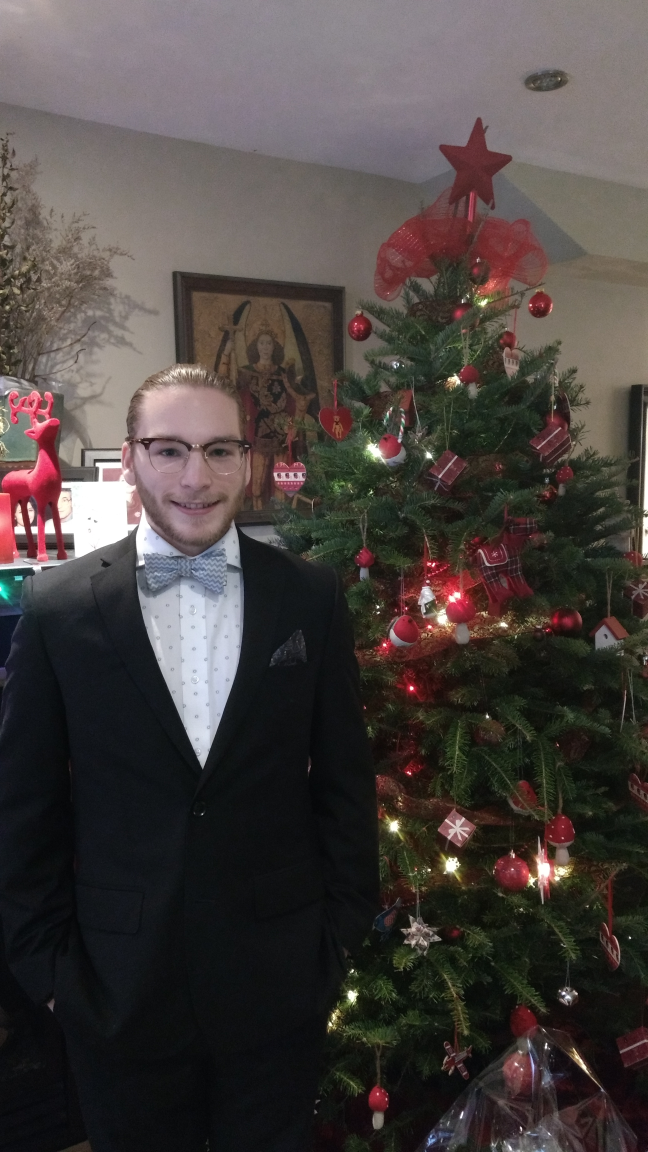
#> input picture Assign3/images/Me.jpg, 2592 x 4608 px, found by its file name (shown at 1/4 size)
$ jupyter execute --allow-errors Assignment3.ipynb
#> lines starting #> are read from the running program, lines starting #| are printed output that depends on the picture; after the words box and inside, x2 and y2 are one past the last pixel; in counts of white or black regions, pixels touching at a corner belong together
# Assignment 3 Solutions
## Problem 1)

[cell 1]
import cv2
import os
import numpy as np
import matplotlib.pyplot as plt

class CelebMatching():
    """ Celebrity Matching. """
    def __init__(self, face_img, data_path, img_size, cell_size,
                 window_size):
        """
        Initialize parameters.
        """
        self.face_img = face_img
        self.data_path = data_path
        self.img_size = img_size
        self.cell_size = cell_size
        self.window_size = window_size

    def __local_binary_pattern(self, cell):
        """
        Find local binary pattern for given cell.

        @param cell: cell to find LBP for

        @return lbp_feats: local binary pattern for respective cell
        """
        # array to store lbp
        lbp_feats = np.zeros_like(cell)
        cell = np.pad(cell, (1,1), 'constant')
        for i in range(1, cell.shape[0]-1):
            for j in range(1, cell.shape[1]-1):
                # select 3x3 region centered at cell[i, j]
                region = np.int_(cell[i-1:i+2, j-1:j+2])
                # threshold values with center of region
                region = cell[i, j] - region
                thres = np.zeros((3, 3), dtype=np.uint8)
                thres[np.where(region >= 0)] = 1
                # compute decimal value
                thres = thres.astype(str)
                b = thres[0,0]+thres[0,1]+thres[0,2]+thres[1,0]+\
                    thres[1,2]+thres[2,0]+thres[2,1]+thres[2,2]
                dec = int(b, 2)
                lbp_feats[i-1, j-1] = dec
        return lbp_feats

    def __compute_lbp(self, img):
        """
        Computes Local Binary Pattern.

        @param img: image to compute LBP for

        @return feats: list of LBP features
        """
        # store global feature fector
        feats = np.zeros((self.cell_size[0]*self.cell_size[1], 256))
        # divide image into cells
        for i in range(self.cell_size[0]):
            for j in range(self.cell_size[1]):
                # set cell to image portion
                cell = img[i*self.window_size[0]:(i+1)*self.window_size[0],
                        j*self.window_size[1]:(j+1)*self.window_size[1]]
                lbp = self.__local_binary_pattern(cell)
                # compute histogram
                hist, _ = np.histogram(lbp.ravel(), bins=256)
                # normalize histogram
                hist = hist / sum(hist)
                # concatenate into global feature
                feats[i*self.cell_size[1] + j] = hist
        return feats

    def __score(self, my_feats, all_feats):
        """
        Find closest matched image.

        @param my_feats: numpy array of LBP features for my facial image
        @param all_feats: numpy array of LBP features for all images
                            in dataset

        @return min_idx: index corresponding to closest image in dataset
        """
        ssd = all_feats - my_feats
        ssd = np.reshape(ssd, (all_feats.shape[0], -1))
        ssd = np.sum(ssd, axis=1)
        min_idx = np.argmin(ssd)
        return min_idx

    def run(self):
        """
        Run Celebrity Matching algorithm.
        """
        print('Running algorithm...')
        # find my face features
        my_feats = self.__compute_lbp(self.face_img)
        # read image list
        img_list = os.listdir(self.data_path)
        # store lbp features for all images
        all_feats = np.zeros((len(img_list), my_feats.shape[0],
                              my_feats.shape[1]))
        for i, img_path in enumerate(img_list):
            if i % 1000 == 0:
                print('Image', i+1, '/ 20000')
            img = cv2.imread(self.data_path + img_path)
            img = cv2.cvtColor(img, cv2.COLOR_BGR2GRAY)
            img = cv2.resize(img, self.img_size)
            # store img feature vector
            feats = self.__compute_lbp(img)
            all_feats[i] = feats

        best_idx = self.__score(my_feats, all_feats)
        best_img = img_list[best_idx]
        return cv2.imread(self.data_path + best_img)

[cell 2]
# Helper Functions #
def crop_face(img_path, img_size):
    """
    Crop face from input image.

    @param img_path: path of input image
    @param img_size: reshape face image to this size

    @return face: matrix containing cropped face image
    @return face_img: matrix containing grayscale/resized face image
    """
#> called with img_path = 'Me.jpg', img_size = (128, 128)
    img = cv2.imread(img_path)
#> img is the input picture: shape (4608, 2592, 3); mean B, G, R 63.9, 66.2, 73.2
    face = img[1400:2300, 450:1100]
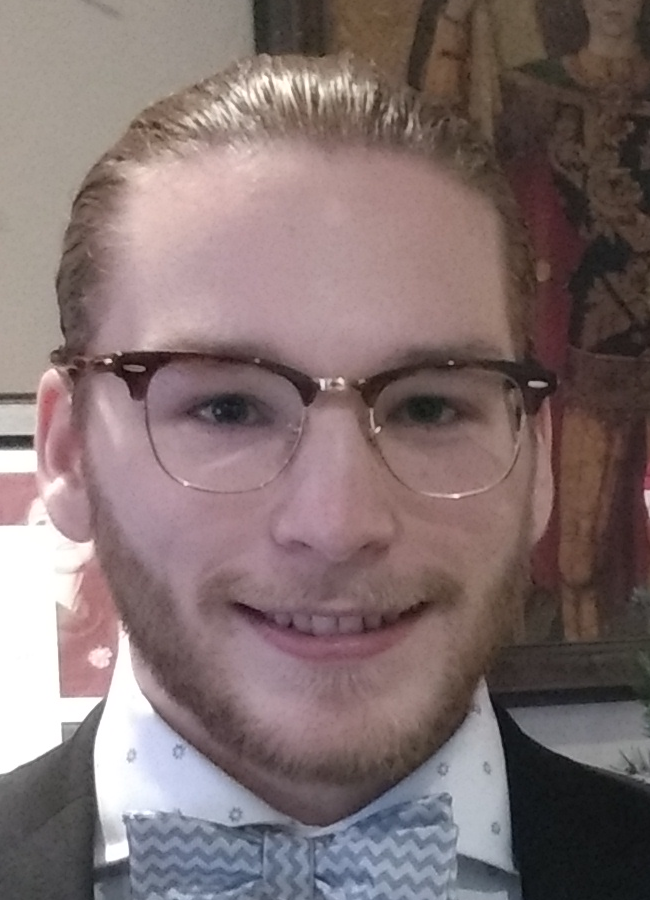
#> face: shape (900, 650, 3); mean B, G, R 112.1, 112.3, 129.5
    face_img = cv2.cvtColor(face, cv2.COLOR_BGR2GRAY)
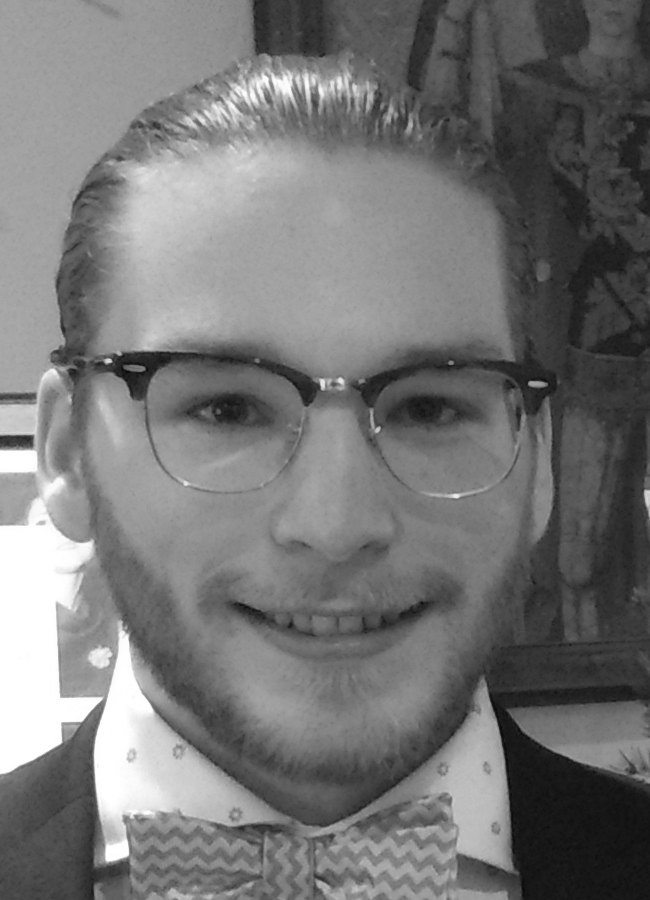
#> face_img: shape (900, 650); min 6, max 255, mean 117.5
    face_img = cv2.resize(face_img, img_size)
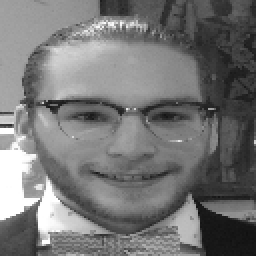
#> face_img: shape (128, 128) (shown 2 times larger); min 13, max 255, mean 117.4
    return face, face_img

def main():
    """ Main function. """
    img_path = 'Me.jpg'
    data_path = 'img_align_celeb/'
    img_size = (128,128)
    face, face_img = crop_face(img_path, img_size)
    # create celebrity matching object
    cmatch = CelebMatching(face_img=face_img, data_path=data_path,
                           img_size=(128,128), cell_size=(7,7),
                           window_size=(18,21))
    best_match = cmatch.run()

    # display best match
    plt.figure()
    plt.subplot(121)
    plt.imshow(cv2.cvtColor(face, cv2.COLOR_BGR2RGB))
    plt.title('My Face'), plt.xticks([]), plt.yticks([])
    plt.subplot(122)
    plt.imshow(cv2.cvtColor(best_match, cv2.COLOR_BGR2RGB))
    plt.title('Celebrity Best Match'), plt.xticks([]), plt.yticks([])
    plt.show()


#> (the rest of this cell did not finish here and is left out)

## Problem 2)

[cell 3]
import cv2
import numpy as np
import matplotlib.pyplot as plt

class KMeans():
    """ K Means Algorithm. """
    def __init__(self, img, K):
        """
        Initialize parameters.

        @param img: input image
        @param K: number of clusters
        """
        self.img = img
        self.K = K

    def __feature_vector(self):
        """
        Converts input image to intensity feature vector.

        @return data: intensity feature vector of input image
        """
        data = cv2.cvtColor(self.img, cv2.COLOR_BGR2GRAY)
        data = np.reshape(data, self.img.shape[0]*self.img.shape[1])
        return data

    def __find_clusters(self, data, mu):
        """
        Find clusters associated with each mean.

        @param data: input feature vector
        @param mu: array of means

        @return labels: label for each feature
        """
        temp = np.array([(data-c)**2 for c in mu]).T
        labels = np.argmin(temp, axis=1)
        return labels

    def __find_means(self, data, labels):
        """
        Find means associated with each cluster

        @param data: input feature vector
        @param labels: label for each feature

        @return mu: updated cluster means
        """
        mu = []
        for i in range(self.K):
            c = data[labels == i]
            mu.append(np.mean(c))
        return mu

    def set_k(self, K):
        """
        Set number of clusters.

        @param K: number of clusters
        """
        self.K = K

    def run(self, num_iterations):
        """
        Run KMeans algorithm.

        @param num_iterations: number of interations to run Kmeans

        @return labels: label associated with each feature
        @return mu: mean for each cluster
        """
        # convert image to feature vector and store in self.__feats
        data = self.__feature_vector()
        # randomly initialize K-clusters
        mu = np.random.randint(0, 256, self.K)
        # for number of iterations
        for i in range(num_iterations):
            # find cluster labels
            labels = self.__find_clusters(data, mu)
            # update means
            mu = self.__find_means(data, labels)
        return labels, mu

[cell 4]
import numpy as np
import cv2
import matplotlib.pyplot as plt
import math

class GMM():
    """ Gaussian Mixture Model. """
    def __init__(self, img, K):
        """
        Initialize parameters.

        @param img: input image
        @param K: number of clusters
                    @pre K = 2 or 4
        """
        self.img = img
        self.K = K

    def __feature_vector(self):
        """
        Converts input image to intensity feature vector.

        @return data: intensity feature vector of input image
        """
        data = cv2.cvtColor(self.img, cv2.COLOR_BGR2GRAY)
        data = np.reshape(data, self.img.shape[0]*self.img.shape[1])
        return data

    def __initialize_clusters(self, data):
        """
        Initialize GMM clusters.

        @param data: intensity feature vector of input image

        @return labels: label associated with each pixel
        """
        # indices to splitting data initially
        prev_idx = 0
        labels = np.zeros_like(data)
        for k in range(self.K):
            idx = (1/self.K) * 255 * (k+1)
            labels[np.where((data >= prev_idx) & (data < idx))] = k
            prev_idx = idx
        return labels

    def __gaussian(self, data, m, v):
        """
        Gaussian probability for each cluster.

        @param data: intensity feature vector of input image
        @param m: mean scalar
        @param v: variance scalar

        @return labels: label associated with each pixel
        """
        c = 1 / (math.sqrt(2*math.pi) * math.sqrt(v))
        probs = c * np.exp(-((data - m)**2) / (2*v))
        return probs

    def __expectation(self, data, mu, var, alpha):
        """
        Perform expectation step in EM algorithm

        @param data: intensity feature vector of input image
        @param mu: list of gaussian means
        @param var: list of gaussian variance
        @param alpha: list of gaussian weighing factors

        @return labels: label associated to each pixel
        """
        probs = np.array([self.__gaussian(data, mu[k], var[k]) for k in range(self.K)]).T
        probs *= alpha
        for row in probs:
            row /= sum(row)
        labels = np.argmax(probs, axis=1)
        return labels

    def __maximization(self, data, labels):
        """
        Perform maximization step in EM algorithm.

        @param data: intensity feature vector of input image
        @param labels: label associated with each pixel

        @return mu: list of updated gaussian means
        @return var: list of updated gaussian variance
        @return alpha: list of updated gaussian weighing factors
        """
        # list to hold new means, variances, and alphas
        mu = []
        var = []
        alpha = []
        for k in range(self.K):
            X = data[np.where(labels==k)[0]]
            mu.append(np.mean(X))
            var.append(np.var(X))
            alpha.append(len(X) / len(data))
        return mu, var, alpha

    def set_k(self, K):
        """
        Set number of clusters.

        @param K: number of clusters
        """
        self.K = K

    def run(self, num_iterations):
        """
        Run Gaussian Mixture Model.

        @param num_iterations: number of iterations to run algorithm

        @return labels: label associated with each pixel
        @return mu: mean for each cluster
        """
        # convert image to feature vector
        data = self.__feature_vector()
        # initialize clusters
        labels = self.__initialize_clusters(data)
        # run EM algorithm
        for i in range(num_iterations):
            mu, var, alpha = self.__maximization(data, labels)
            labels = self.__expectation(data, mu, var, alpha)
        return labels, mu

[cell 5]
def main():
    """ Main Function. """
    img = cv2.imread('mcgill.jpg')
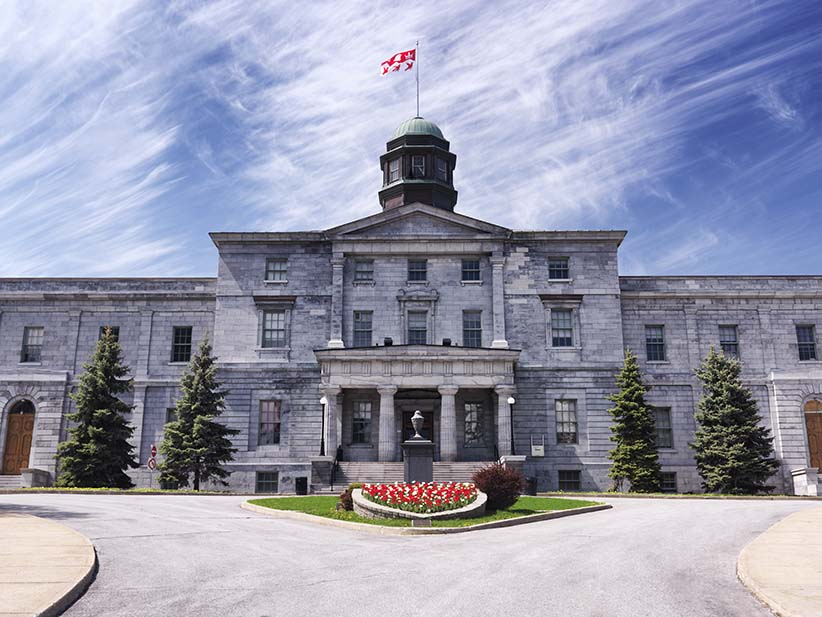
#> input picture Assign3/images/mcgill.jpg, 822 x 617 px, found by its file name
#> img is the input picture: shape (617, 822, 3); mean B, G, R 172.3, 152.6, 150.6
    img = cv2.resize(img, None, fx=0.5, fy=0.5)
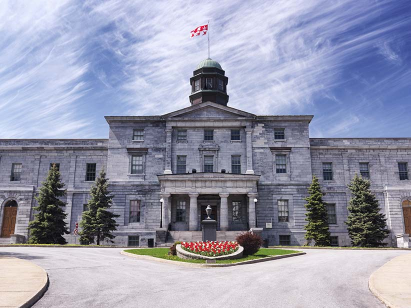
#> img: shape (308, 411, 3); mean B, G, R 172.4, 152.7, 150.6
    height, width = img.shape[:2]
#> height = 308; width = 411

    # create KMeans object
    kmeans = KMeans(img, K=2)
    labels1, _ = kmeans.run(num_iterations=10)
#> in __feature_vector, `data = cv2.cvtColor(self.img, cv2.COLOR_BGR2GRAY)`:
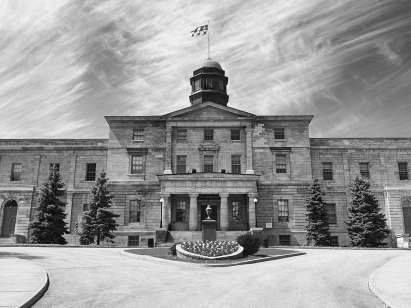
#> data: shape (308, 411); min 6, max 253, mean 154.3
#> the loop in run, `for i in range(num_iterations):` made 10 passes
#> mu on passes 1 to 10: [152.5, 156.1], [101.7, 202.4], [100.6, 201.4], [100.1, 201], [99.48, 200.5], [98.93, 200], [98.93, 200], [98.93, 200], [98.93, 200], [98.93, 200]
    kmeans.set_k(K=4)
    labels2, _ = kmeans.run(num_iterations=10)
#> the loop in run (call 2), `for i in range(num_iterations):` made 10 passes
#> mu on passes 1 to 10: [151.3, 157, 157.2, 150.2], [152.5, 156, 203.7, 99.48], [139.8, 166.3, 210.9, 83.2], [132.5, 170.5, 213.5, 72.31], [128, 171.2, 214.4, 66.07], [124.9, 170.5, 214.7, 62.37], [122.4, 169.3, 214.7, 59.54], [120.2, 168.1, 214.7, 57.48], [118.9, 166.9, 214.4, 56.01], [117.6, 165.1, 214.1, 55.35]

    # create GMM object
    gmm = GMM(img, K=2)
    labels3, _ = gmm.run(5)
#> the loop in run, `for i in range(num_iterations):` made 5 passes
#> mu on passes 1 to 5: [84.6, 188.9], [85.92, 189.9], [87.37, 190.9], [89.47, 192.5], [91.48, 194]
    gmm.set_k(K=4)
    labels4, _ = gmm.run(5)
#> the loop in run (call 2), `for i in range(num_iterations):` made 5 passes
#> mu on passes 1 to 5: [40.84, 100.9, 157.2, 214.4], [40.84, 100.9, 156.6, 214.1], [40.84, 100.9, 156, 213.8], [40.84, 100.9, 155.5, 213.5], [40.84, 100.9, 154.9, 213.2]

    # reshape labels into images
    img_label1 = np.reshape(labels1, (height, width))
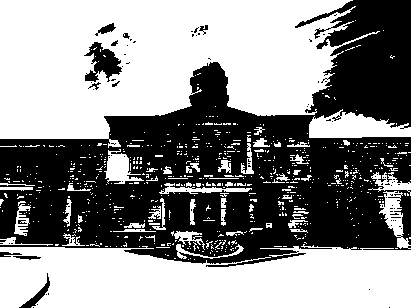
#> img_label1: shape (308, 411) int64; values 0 (black) and 1 (white), 54.8% white; 102 black regions (90 under 20 px), largest, box (x1, y1, x2, y2) and area: (0, 0, 411, 267) 55608, (84, 42, 122, 82) 778, (19, 273, 50, 308) 236
    img_label2 = np.reshape(labels2, (height, width))
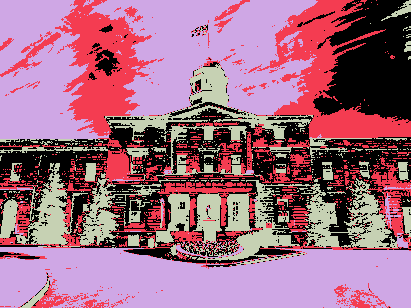
#> img_label2: shape (308, 411) int64; 4 distinct labels, from 0 to 3; one colour per label, 0 black
    img_label3 = np.reshape(labels3, (height, width))
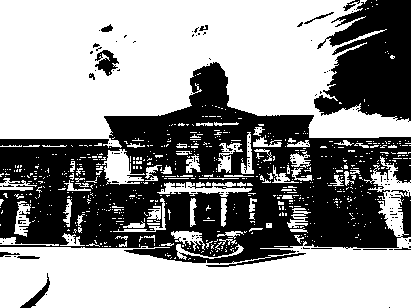
#> img_label3: shape (308, 411) int64; values 0 (black) and 1 (white), 59% white; 162 black regions (148 under 20 px), largest, box (x1, y1, x2, y2) and area: (0, 62, 411, 267) 42159, (314, 0, 411, 122) 8349, (95, 50, 119, 76) 322
    img_label4 = np.reshape(labels4, (height, width))
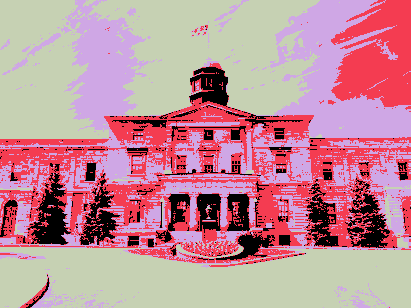
#> img_label4: shape (308, 411) int64; 4 distinct labels, from 0 to 3; one colour per label, 0 black

    # display images
    plt.figure()
    plt.imshow(cv2.cvtColor(img, cv2.COLOR_BGR2RGB))
    plt.title('Input Image'), plt.xticks([]), plt.yticks([])

    plt.figure(figsize=(15,15))
    plt.subplot(221), plt.imshow(img_label1)
    plt.title('Kmeans K=2'), plt.xticks([]), plt.yticks([])
    plt.subplot(222), plt.imshow(img_label2)
    plt.title('Kmeans K=4'), plt.xticks([]), plt.yticks([])
    plt.subplot(223), plt.imshow(img_label3)
    plt.title('GMM K=2'), plt.xticks([]), plt.yticks([])
    plt.subplot(224), plt.imshow(img_label4)
    plt.title('GMM K=4'), plt.xticks([]), plt.yticks([])
    plt.show()


if __name__ == '__main__':
    main()
